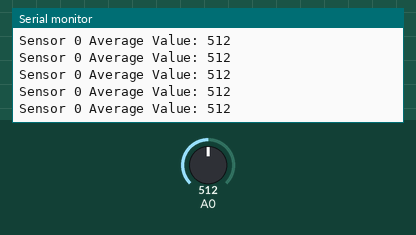
This sketch was run on a simulated Arduino Leonardo, built with avr-gcc and run on an emulated ATmega32U4. Shown: the last lines printed to the serial monitor. The test bench sets the inputs (shaded band); at power-on: A0 = 512. USB keyboard and mouse output is not drawn.

Above: at 1.2 s.
1.3 s: A0 set to 122
At 1.7 s:
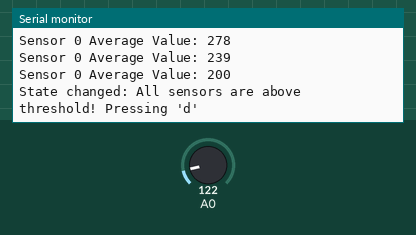
3.1 s: A0 set to 90
At 3.13 s:
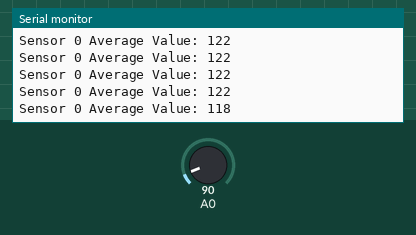
Timing chart, 0 to 6.1 s (numbered marks = the images above; inputs shaded):
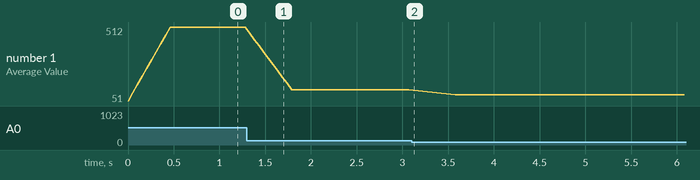

Measured:
- after the input at 1.3 s, the serial monitor: prints a new line at once (image 1)
- after the input at 3.1 s, the serial monitor: prints a new line at once (image 2)
- plotted number 1: 512 → 122 after the input at 1.3 s, 122 → 90 after the input at 3.1 s

The sketch:

distance_sensor.ino
```cpp
#include <Keyboard.h>
#include "IR_Sensor.h"

// Define the number of sensors
const int numSensors = 1;

// Create an array of IR_Sensor objects
IR_Sensor sensors[numSensors] = {
  IR_Sensor(A0, 200),
//  IR_Sensor(A1, 200),
//  IR_Sensor(A2, 200)
};

bool anyBelowThreshold = false;
bool previousAnyBelowThreshold = false;

void setup() {
  Serial.begin(9600);
  Keyboard.begin();
}

void loop() {
  anyBelowThreshold = false;

  for (int i = 0; i < numSensors; i++) {
    sensors[i].update();
    Serial.print("Sensor ");
    Serial.print(i);
    Serial.print(" Average Value: ");
    Serial.println(sensors[i].getAverage());

    if (sensors[i].isBelowThreshold()) {
      anyBelowThreshold = true;
    }
  }

  if (anyBelowThreshold != previousAnyBelowThreshold) {
    if (anyBelowThreshold) {
      Serial.println("State changed: At least one sensor is below threshold! Pressing 'a'");
      // Press 'a' if any sensor is below the threshold
//      Keyboard.press('a');
//      delay(100); // Hold the key for 100 milliseconds
//      Keyboard.release('a');
    } else {
      Serial.println("State changed: All sensors are above threshold! Pressing 'd'");
      // Press 'd' if all sensors are above the threshold
//      Keyboard.press('d');
//      delay(100); // Hold the key for 100 milliseconds
//      Keyboard.release('d');
    }
    // Update the previous state
    previousAnyBelowThreshold = anyBelowThreshold;
  }

  delay(50); // Wait for a short period before the next loop
}
```

IR_sensor.cpp
```cpp
#include "IR_Sensor.h"

// Constructor
IR_Sensor::IR_Sensor(int inputPin, int inputThreshold) {
  pin = inputPin;
  threshold = inputThreshold;
  pinMode(pin, INPUT); // Initialize each sensor's pin
  for (int i = 0; i < numReadings; i++) {
    readings[i] = 0; // Initialize readings array to 0
  }
}

// Method to read the sensor value and update the rolling average
void IR_Sensor::update() {
  // Read the new value
  int newValue = analogRead(pin);

  // Check if the new value is a spike
//  if (isSpiked(newValue)) {
//    return; // Ignore the spiked value
//  }

  // Subtract the last reading
  total = total - readings[readIndex];
  // Add the new reading to the array
  readings[readIndex] = newValue;
  // Add the new reading to the total
  total = total + readings[readIndex];
  // Advance to the next position in the array
  readIndex = (readIndex + 1) % numReadings;
  // Calculate the average
  average = total / numReadings;
}

// Method to find the median of the readings
int IR_Sensor::findMedian() {
  int sortedReadings[numReadings];
  memcpy(sortedReadings, readings, sizeof(readings));
  bubbleSort(sortedReadings, numReadings);
  return sortedReadings[numReadings / 2];
}

// Method to despike the readings
bool IR_Sensor::isSpiked(int newValue) {
  int median = findMedian();
  int threshold = 100; // Set an appropriate threshold for despiking
  return abs(newValue - median) > threshold;
}

// Method to check if the average value is below the threshold
bool IR_Sensor::isBelowThreshold() {
  return (average > threshold);
}

// Method to get the current average value
int IR_Sensor::getAverage() {
  return average;
}

// Method to sort an array (bubble sort)
void IR_Sensor::bubbleSort(int arr[], int n) {
  for (int i = 0; i < n - 1; i++) {
    for (int j = 0; j < n - i - 1; j++) {
      if (arr[j] > arr[j + 1]) {
        int temp = arr[j];
        arr[j] = arr[j + 1];
        arr[j + 1] = temp;
      }
    }
  }
}
```

IR_sensor.h
```cpp
#ifndef IR_SENSOR_H
#define IR_SENSOR_H

#include <Arduino.h>

class IR_Sensor {
  private:
    int pin;
    int threshold;
    const int numReadings = 10; // Number of readings to average
    int readings[10];           // Array to store readings
    int readIndex = 0;          // Index of the current reading
    int total = 0;              // Sum of the readings
    int average = 0;            // Rolling average

    // Method to find the median of the readings
    int findMedian();

    // Method to despike the readings
    bool isSpiked(int newValue);

    // Method to sort an array (bubble sort)
    void bubbleSort(int arr[], int n);

  public:
    // Constructor
    IR_Sensor(int inputPin, int inputThreshold);

    // Method to read the sensor value and update the rolling average
    void update();

    // Method to check if the average value is below the threshold
    bool isBelowThreshold();

    // Method to get the current average value
    int getAverage();
};

#endif
```
